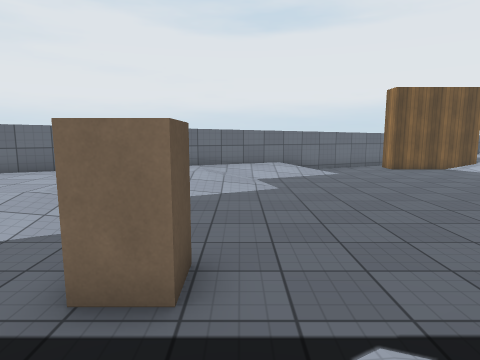
view 1 (above)

15 first-person views from a walk through a 3-D level made in the Unity game engine. The camera is 1.3 m above the floor, tilts 8° down and sees 75° across. The floor is counted in squares, 1 m on a side. Each view is taken from the middle of a square. On the plan, view 1 faces up. The plan holds only what a view shows up to about 14 squares ahead; the rest is blank. The place goes on beyond the plan. Surface patterns are stand-ins for the level's own textures.

view 2
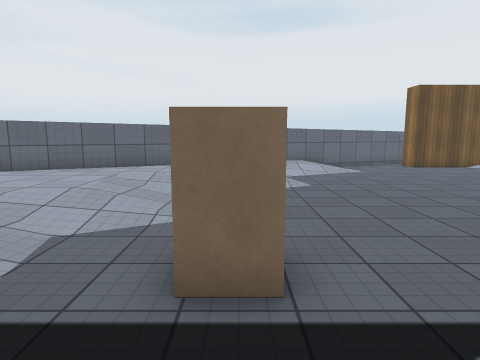

view 3
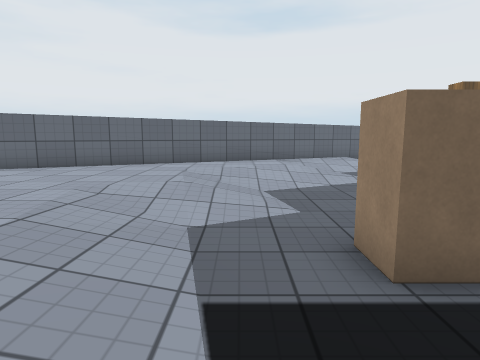

view 4
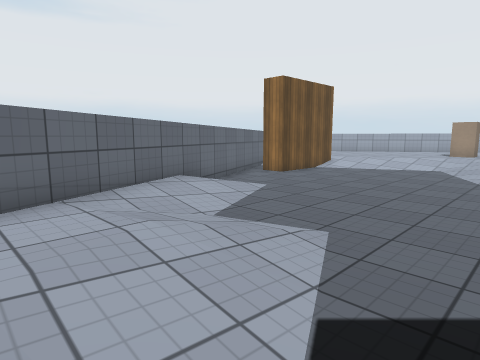

view 5
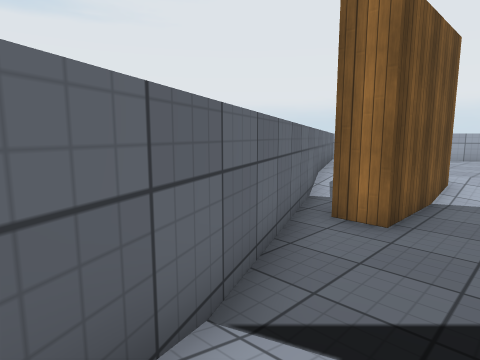

view 6
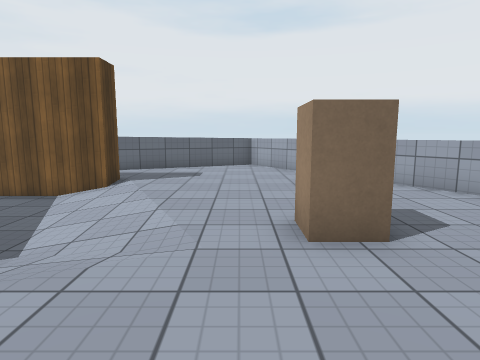

view 7
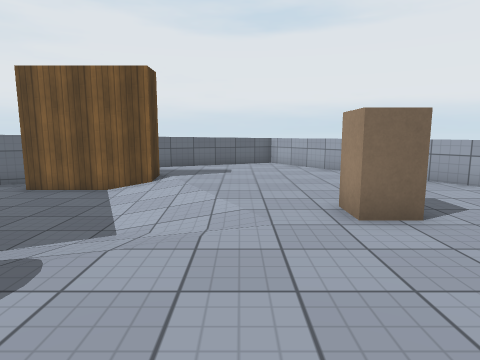

view 8
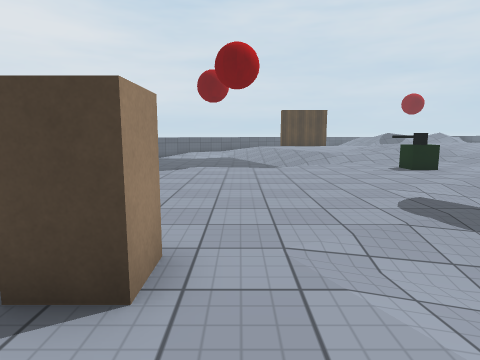

view 9
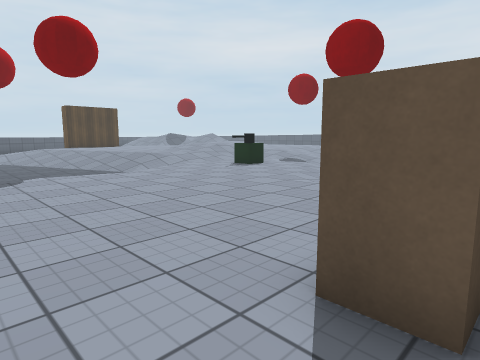

view 10
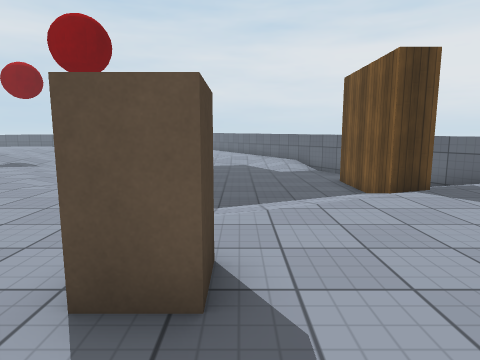

view 11
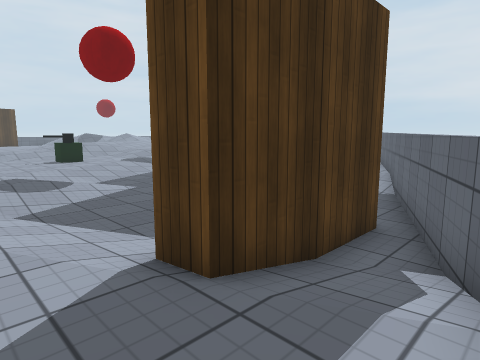

view 12
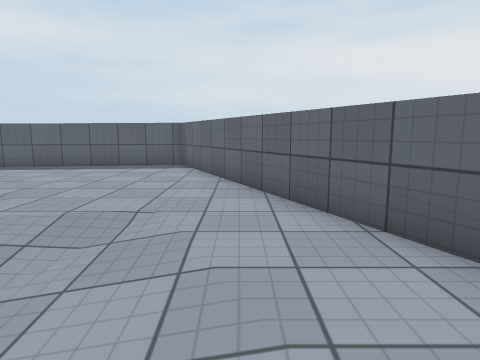

view 13
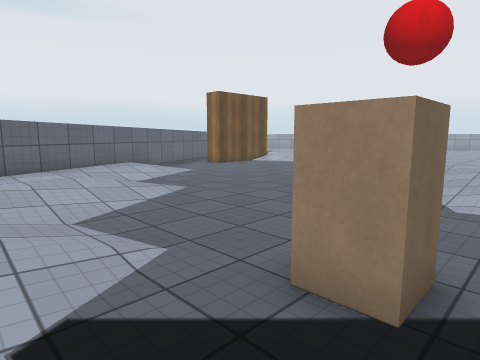

view 14
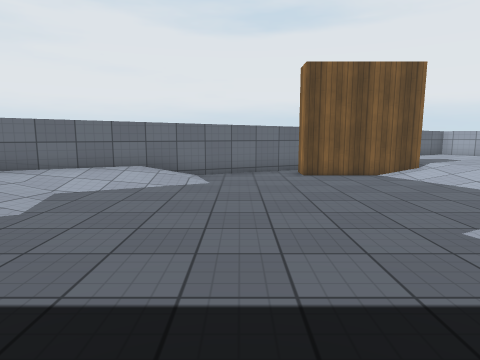

view 15
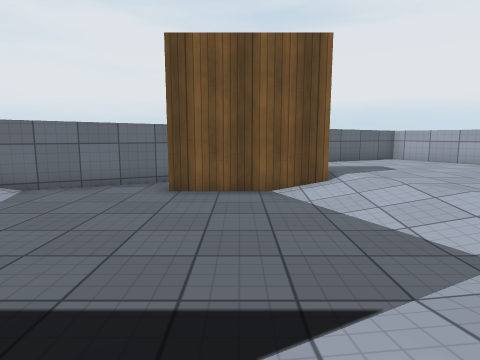

### Floor plan
Key: @ floor where view 1 was taken; # wall or solid block; . main floor; - floor 0.25 m lower than the main floor; _ floor 0.5 m lower than the main floor; / step, stairs or slope; = window, fence, low wall or low ledge; O other object.
Columns run from 10 left of view 1 to 20 right of it. Each row starts with its distance up from view 1.
 20                       ##==#
 19                     ##==..##
 18                    ##=.....=#
 17                    #/.......=#
 16                #######......=#
 15             ####_#####.......=#
 14           ###-_______--.......=
 13         ###--_________/.......=
 12      ####--___________--.......
 11    ###...--____________/..O...
 10  ###.....--__________//--.OO.
  9 ##....--/___________///-......
  8 ......-_____________//........
  7 ......--____________/.........
  6 .....---__________//--.......
  5 .....-_________  _//-........
  4 ...../__OO______-/-..........
  3 ..  .-__OO_____--............
  2      --_____/   .............
  1                 .OO..........
  0        _ -@    -.OO.....-...
 -1                ..  ...-
 -2
 -3
 -4                           __
 -5                           __

Where each view was taken, in squares from view 1:
view 1: 0 up, 0 right, facing up
view 2: 0 up, 1 left, facing up
view 3: 0 up, 3 left, facing up
view 4: 7 up, 3 left, facing up-right
view 5: 13 up, 2 right, facing up-right
view 6: 6 up, 15 right, facing up
view 7: 5 up, 14 right, facing up
view 8: 13 up, 15 right, facing down
view 9: 11 up, 19 right, facing down-left
view 10: 11 up, 19 right, facing left
view 11: 18 up, 13 right, facing down-left
view 12: 10 up, 0 right, facing left
view 13: 2 up, 4 left, facing up-right
view 14: 4 up, 5 right, facing up
view 15: 7 up, 9 right, facing up
